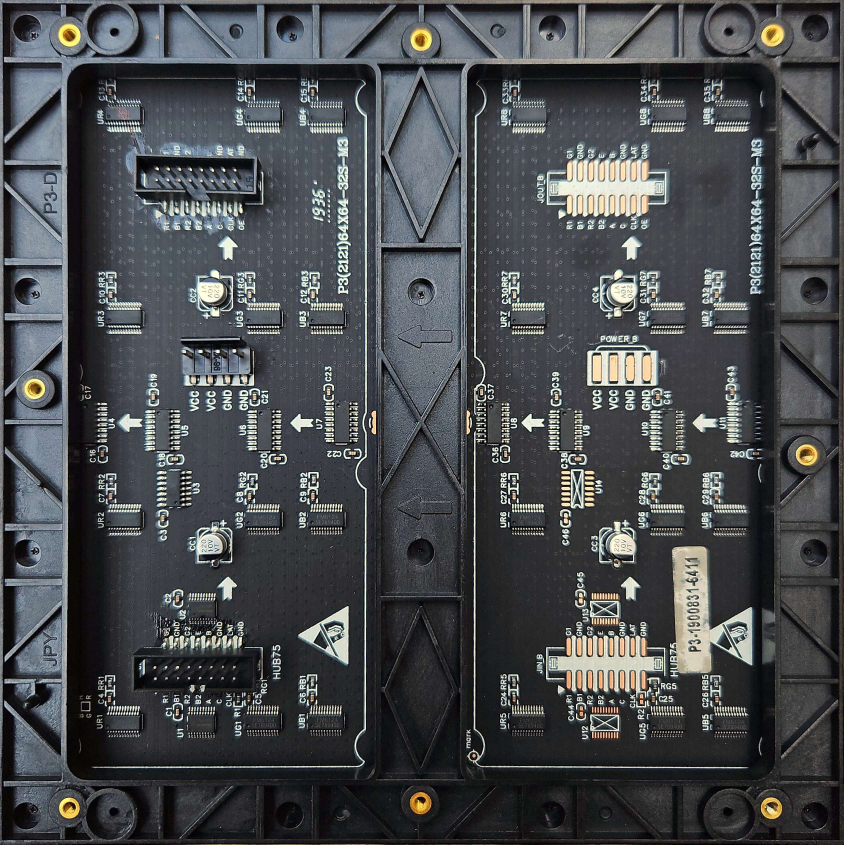
#> input picture photos/panel_back_flat.jpg, 2531 x 2533 px (shown at 1/3 size)
$ python grid.py panel_back_flat.jpg power.png 36 64 72 92
#> lines starting #> are read from the running program, lines starting #| are printed output that depends on the picture
# Measuring grid for a flattened photo
# by Jeroen Verspeek
#
# Cuts a region out of a photo that has been flattened to a known rectangle
# (such as panel_back_flat.jpg: the back of the panel, 192 x 192 mm, made
# with the Genius Scan app), enlarges it and draws a grid over it: a line
# every millimetre, a thicker one with its number every 5 mm. Positions are
# measured from the left and the top edge of the photo, as seen in it.
#
# Run:  python3 grid.py photo.jpg out.png left right top bottom [width [height]]
#       left, right, top, bottom: the region in mm; width, height: what the
#       photo shows, in mm (default 192; the height defaults to the width)
# Example, the power connector:  python3 grid.py panel_back_flat.jpg power.png 36 64 72 92
###########################

import sys

from PIL import Image, ImageDraw

ENLARGE = 4

if len(sys.argv) not in (7, 8, 9):
    sys.exit("usage: python3 grid.py photo.jpg out.png left right top bottom [width [height]]")
source, out = sys.argv[1], sys.argv[2]
left, right, top, bottom = map(float, sys.argv[3:7])
width = float(sys.argv[7]) if len(sys.argv) > 7 else 192.0
height = float(sys.argv[8]) if len(sys.argv) > 8 else width

photo = Image.open(source).convert("RGB")
#> photo is the input picture: PIL image 2531x2533 RGB; mean R, G, B 72.4, 75.2, 78.1
per_mm_x, per_mm_y = photo.size[0] / width, photo.size[1] / height
#> per_mm_x = 13.18; per_mm_y = 13.19
if abs(per_mm_x / per_mm_y - 1) > 0.01:
    print("note: %.1f pixels per mm across, %.1f down; measuring each way on its own scale" % (per_mm_x, per_mm_y))
region = photo.crop((round(left * per_mm_x), round(top * per_mm_y), round(right * per_mm_x), round(bottom * per_mm_y)))
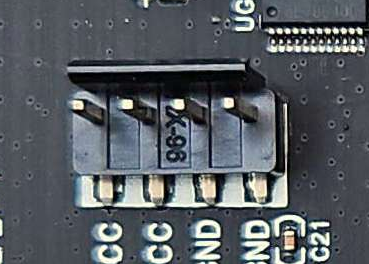
#> region: PIL image 369x264 RGB; mean R, G, B 87.2, 92.8, 98.5
region = region.resize((region.size[0] * ENLARGE, region.size[1] * ENLARGE), Image.LANCZOS)
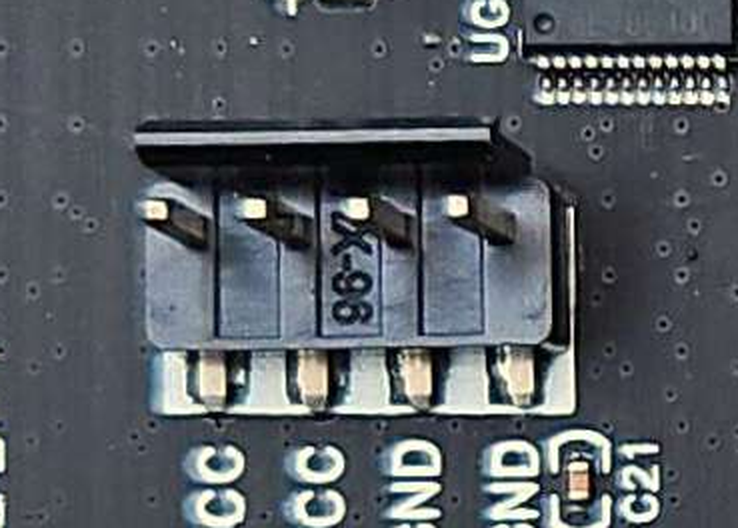
#> region: PIL image 1476x1056 RGB (shown at 1/2 size); mean R, G, B 87.2, 92.7, 98.5
draw = ImageDraw.Draw(region)
for mm in range(int(left), int(right) + 1):
    x = (mm - left) * per_mm_x * ENLARGE
    fifth = mm % 5 == 0
    draw.line([(x, 0), (x, region.size[1])], fill=(0, 255, 255) if fifth else (0, 120, 120), width=2 if fifth else 1)
    if fifth:
        draw.text((x + 3, 3), str(mm), fill=(255, 255, 0))
for mm in range(int(top), int(bottom) + 1):
    y = (mm - top) * per_mm_y * ENLARGE
    fifth = mm % 5 == 0
    draw.line([(0, y), (region.size[0], y)], fill=(255, 0, 255) if fifth else (120, 0, 120), width=2 if fifth else 1)
    if fifth:
        draw.text((3, y + 3), str(mm), fill=(255, 255, 0))
region.save(out)
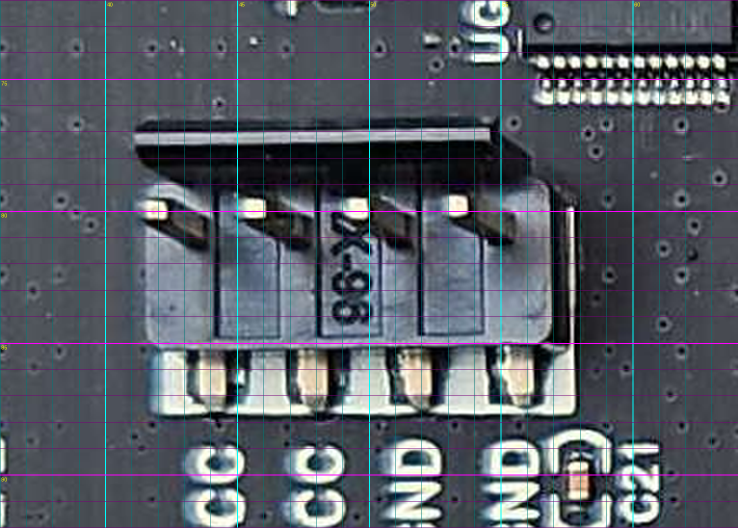
#> saved as power.png: PIL image 1476x1056 RGB (shown at 1/2 size); mean R, G, B 87, 92, 101.4
print("%s: %d x %d pixels, %.1f pixels per mm" % (out, region.size[0], region.size[1], per_mm_x * ENLARGE))
#| power.png: 1476 x 1056 pixels, 52.7 pixels per mm
